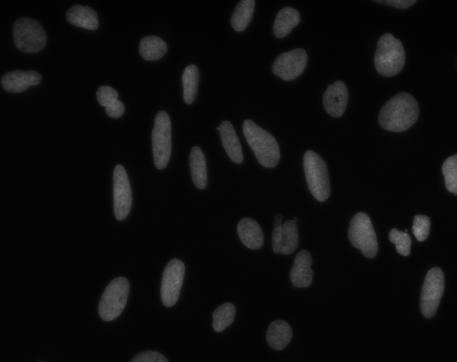
#> input picture images/nuclei-dapi.tif, 457 x 362 px
$ jupyter execute biomedia_seg_03_watershed.ipynb   (shell and % lines are left out)
#> lines starting #> are read from the running program, lines starting #| are printed output that depends on the picture; after the words box and inside, x2 and y2 are one past the last pixel; in counts of white or black regions, pixels touching at a corner belong together
<div class="alert alert-block alert-info">
Visit the <a href="https://github.com/engs1258/biomedical-image-analysis-notebooks/wiki">wiki</a> pages to find some additional documentation and instructions on how view an interactive verson of these notebooks using binder.</div>

---

[cell 1]
import math
import numpy as np
import matplotlib.pyplot as plt
from scipy import ndimage as ndi

from skimage import io
from skimage.segmentation import watershed
from skimage.feature import peak_local_max
from skimage.filters import threshold_otsu

### Preprocessing

Perform some image smoothing to reduce image noise

[cell 2]
image = io.imread("../images/nuclei-dapi.tif")
#> image is the input picture: shape (362, 457); min 1, max 146, mean 13.1

### Generate candidates for markers

[cell 3]
threshold = threshold_otsu(image)
#> threshold = 33
print(threshold)
#| 33
binary = ~(image <= threshold)
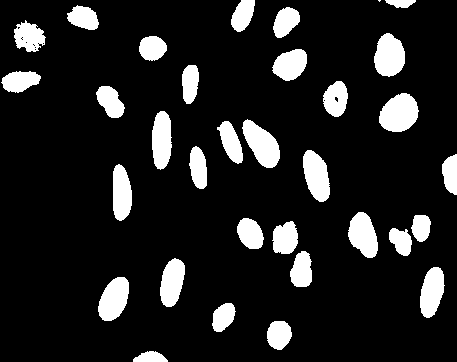
#> binary: shape (362, 457) bool; 13.2% white; 33 white regions (1 under 20 px), largest, box (x1, y1, x2, y2) and area: (379, 93, 419, 132) 1154, (242, 119, 280, 168) 1087, (374, 33, 405, 77) 1033

[cell 4]
fig, ax = plt.subplots(nrows=1, ncols=2, figsize=(12, 12))
ax[0].imshow(image, cmap='gray')
ax[0].set_title('Original Image')
ax[1].imshow(binary, cmap='gray')
ax[1].set_title('Binary Image')
plt.show()
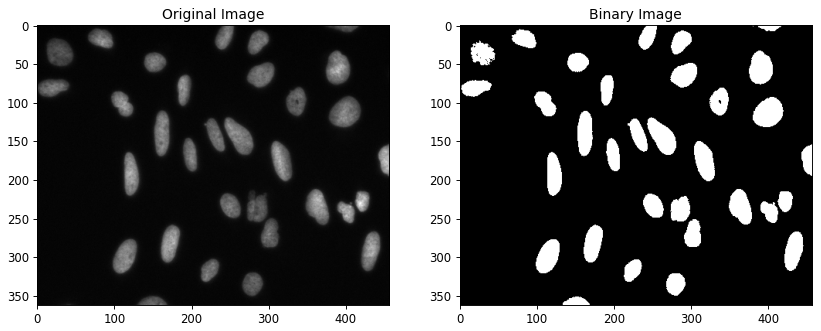
#> figure drawn by matplotlib, 2 panels

[cell 5]
distance = ndi.distance_transform_edt(binary)
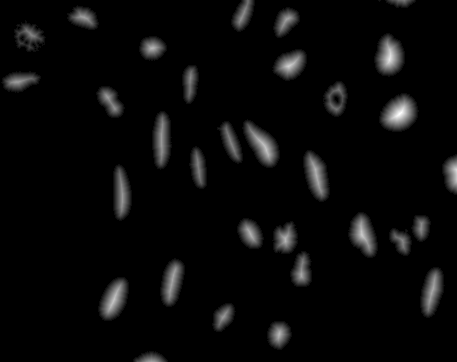
#> distance: shape (362, 457) float64; min 0, max 16.97, mean 0.618; drawn with min black and max white

#### Watershed Parameters:

- threshold_m: We set this threshold to place the markers near the peaks of the distance transform
- footprintsize: Size of the local neibourhood when finding local maxima

[cell 6]
threshold_m = 3.0*threshold_otsu(distance)
#> threshold_m = 9.45
footprintsize = 31

[cell 7]
coords = peak_local_max(distance, threshold_abs=threshold_m,
                        footprint=np.ones((footprintsize, footprintsize)), labels=image)
#> coords = 464 pairs, first value 16 to 360, second value 14 to 455
mask = np.zeros(distance.shape, dtype=bool)
print(coords.shape)
#| (464, 2)
mask[tuple(coords.T)] = True

[cell 8]
fig, ax = plt.subplots(nrows=1, ncols=2, figsize=(12, 12))
ax[0].imshow(-distance, cmap='gray')
ax[0].set_title('Distance Transform')
ax[1].imshow(mask, cmap='gray')
ax[1].set_title('Markers')
plt.show()
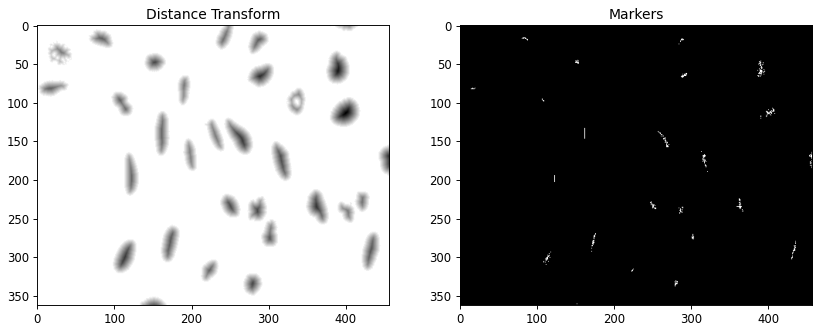
#> figure drawn by matplotlib, 2 panels

<div class="alert alert-block alert-success">
<b>Explore:</b> The marker image is a critical input to the watershed algorithm. Modify the paramters threshold_m and footprint_size to modify the maker image and observe how it will affect the final segmentation.
</div>

### Use the watershed algorithm to generate a label image

[cell 9]
markers, _ = ndi.label(mask)
labels1 = watershed(-distance, markers, mask=binary, compactness=0)
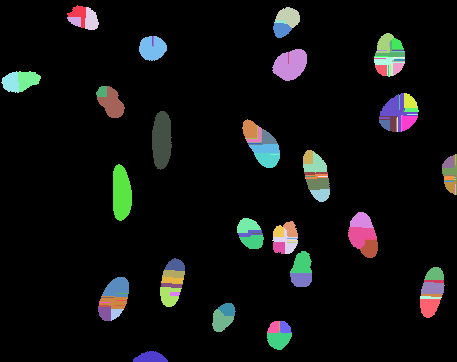
#> labels1: shape (362, 457) int32; 121 distinct labels, from 0 to 120; one colour per label, 0 black
labels2 = watershed(-distance, markers, mask=binary, compactness=.01)
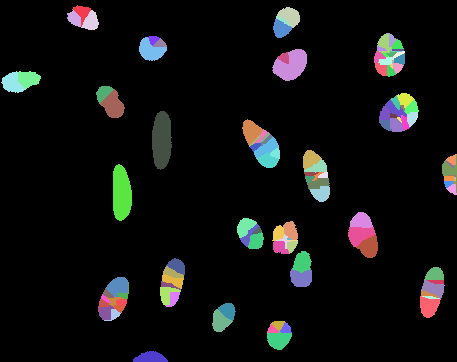
#> labels2: shape (362, 457) int32; 121 distinct labels, from 0 to 120; one colour per label, 0 black

[cell 10]
fig, ax = plt.subplots(nrows=1, ncols=2, figsize=(12, 12))
ax[0].imshow(labels1)
ax[0].set_title('Watershed (compactness=0)')
ax[1].imshow(labels2)
ax[1].set_title('Watershed (compactness=0.01)')
plt.show()

$ run again, with images/002002-3608-channel-0.tif copied over images/nuclei-dapi.tif
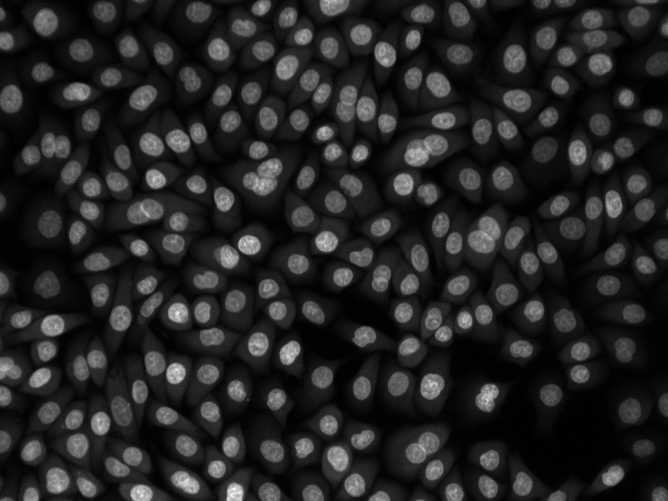
#> input picture images/002002-3608-channel-0.tif, 668 x 501 px
#> image is the input picture: shape (501, 668); min 0, max 255, mean 36.1
#> threshold = 60
#| 60
#> `binary = ~(image <= threshold)`:
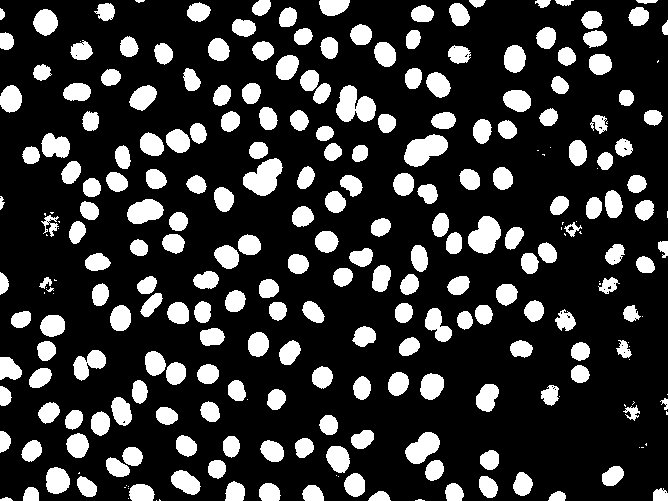
#> binary: shape (501, 668) bool; 20.9% white; 267 white regions (49 under 20 px), largest, box (x1, y1, x2, y2) and area: (336, 85, 376, 122) 976, (243, 158, 283, 196) 943, (404, 134, 448, 167) 932
#> threshold_m = 6.63
#> coords = 5299 pairs, first value 1 to 499, second value 1 to 666
#| (5299, 2)
#> labels1: shape (501, 668) int32; 603 distinct labels, from 0 to 602
#> `labels2 = watershed(-distance, markers, mask=binary, compactness=.01)`:
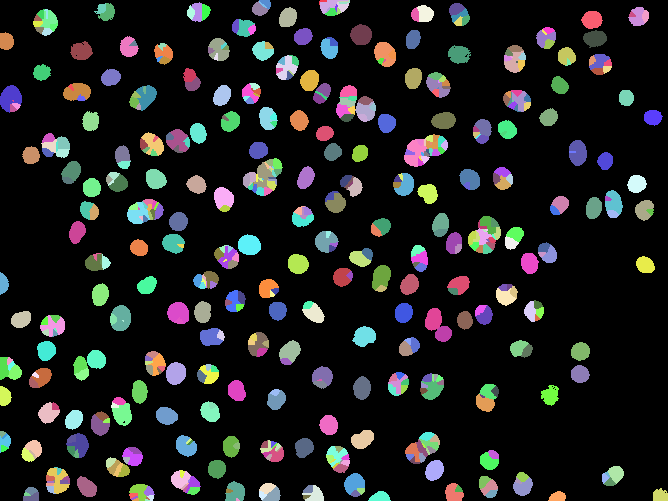
#> labels2: shape (501, 668) int32; 603 distinct labels, from 0 to 602; one colour per label, 0 black
